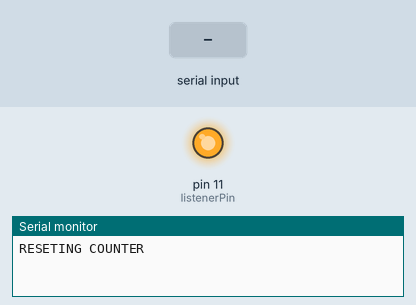
Bench run of a sketch on a simulated Arduino Uno, built with avr-gcc and run on an emulated ATmega328P. Parts: output pins drawn as LEDs (lit = HIGH), the last lines printed to the serial monitor. The test bench sets the inputs (shaded band).

Above: at 1.3 s.
1.4 s: "START" received over the second serial link
At 2.2 s:
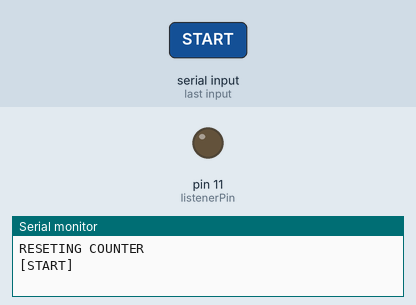
Timing chart, 0 to 4.4 s (numbered marks = the images above; inputs shaded):
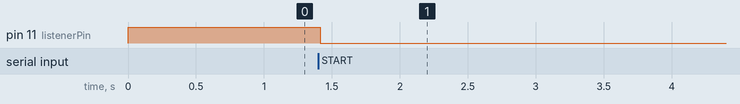

Measured:
- after the input at 1.4 s, pin 11 (listenerPin): HIGH → LOW at once

The sketch:

HConsole.ino
```cpp
// (licence header left out)
#include <SoftwareSerial.h>

int bluetoothTx = 2;  // TX-O pin of bluetooth mate, Arduino D2
int bluetoothRx = 3;  // RX-I pin of bluetooth mate, Arduino D3

int listenerPin = 11;
bool listener = true;

SoftwareSerial bluetooth(bluetoothTx, bluetoothRx);

long starts;
long ends;

int counter = 0;

void setup()

{

  pinMode(listenerPin, OUTPUT);
  digitalWrite(listenerPin, HIGH);

  Serial.begin(9600);  // Begin the serial monitor at 9600bps

  bluetooth.begin(115200);  // The Bluetooth Mate defaults to 115200bps
  bluetooth.print("$");  // Print three times individually
  bluetooth.print("$");
  bluetooth.print("$");  // Enter command mode
  delay(100);  // Short delay, wait for the Mate to send back CMD
  bluetooth.println("U,9600,N");  // Temporarily Change the baudrate to 9600, no parity
  // 115200 can be too fast at times for NewSoftSerial to relay the data reliably
  bluetooth.begin(9600);  // Start bluetooth serial at 9600

  Serial.println("RESETING COUNTER");
  bluetooth.print("![IDLE]");

}

void loop()
{

  String metadata = "";

  if(listener){
  while(bluetooth.available())  // If the bluetooth sent any characters
  {
    // Send any characters the bluetooth prints to the serial monitor
    delay(3);
    char c = bluetooth.read();
    metadata += c;
    //Serial.print((char)bluetooth.read());
  }

  //if (metadata == "[OK]") {Serial.println("HANDSHAKED"); listener = true; digitalWrite(listenerPin, HIGH);  }
  //if (metadata.length() > 0) { Serial.println(metadata); }

  if (metadata.indexOf("START") >=0) { Serial.println("[START]"); listener = false; digitalWrite(listenerPin, LOW); delay(5000); while(!listener) { resetAndroid(); }}
  if (metadata.indexOf("SINGLE") >=0) { Serial.println("[SINGLE]"); listener = false; digitalWrite(listenerPin, LOW); delay(2500); while(!listener) { resetAndroid(); }}
  if (metadata.indexOf("FLASH_ON") >=0) { Serial.println("[FLASH_ON]"); listener = false; digitalWrite(listenerPin, LOW); delay(1500); while(!listener) { resetAndroid(); }}
  if (metadata.indexOf("FLASH_OFF") >=0) { Serial.println("[FLASH_OFF]"); listener = false; digitalWrite(listenerPin, LOW); delay(1500); while(!listener) { resetAndroid(); }}
  if (metadata.indexOf("CW") >=0 && metadata.indexOf("CCW") < 0) { Serial.println("[CW]"); listener = false; digitalWrite(listenerPin, LOW); delay(1500); while(!listener) { resetAndroid(); }}
  if (metadata.indexOf("CCW") >=0) { Serial.println("[CCW]"); listener = false; digitalWrite(listenerPin, LOW); delay(1500); while(!listener) { resetAndroid(); }}
  if (metadata.indexOf("STEPS") >=0) { Serial.println("[STEPS]"); listener = false; digitalWrite(listenerPin, LOW); delay(1500); while(!listener) { resetAndroid(); }}
  if (metadata.indexOf("STABILIZATION") >=0) { Serial.println("[STABILIZATION]"); listener = false; digitalWrite(listenerPin, LOW); delay(1500); while(!listener) { resetAndroid(); }}
  if (metadata.indexOf("EXPOSURE") >=0) { Serial.println("[EXPOSURE]"); listener = false; digitalWrite(listenerPin, LOW); delay(1500); while(!listener) { resetAndroid(); }}
  }

}

void resetAndroid(){

  String metadata = "";

  starts = millis();
  //Serial.println("RESETING COUNTER");
  bluetooth.print("![IDLE]");

  while(bluetooth.available())  // If the bluetooth sent any characters
  {
    // Send any characters the bluetooth prints to the serial monitor
    delay(3);
    char c = bluetooth.read();
    metadata += c;
    //Serial.print((char)bluetooth.read());
  }

  if (metadata == "[OK]") { delay(5); listener = true; digitalWrite(listenerPin, HIGH); delay(5); Serial.println("[HANDSHAKED]"); Serial.println(millis() - starts); starts = millis(); }

}
```
